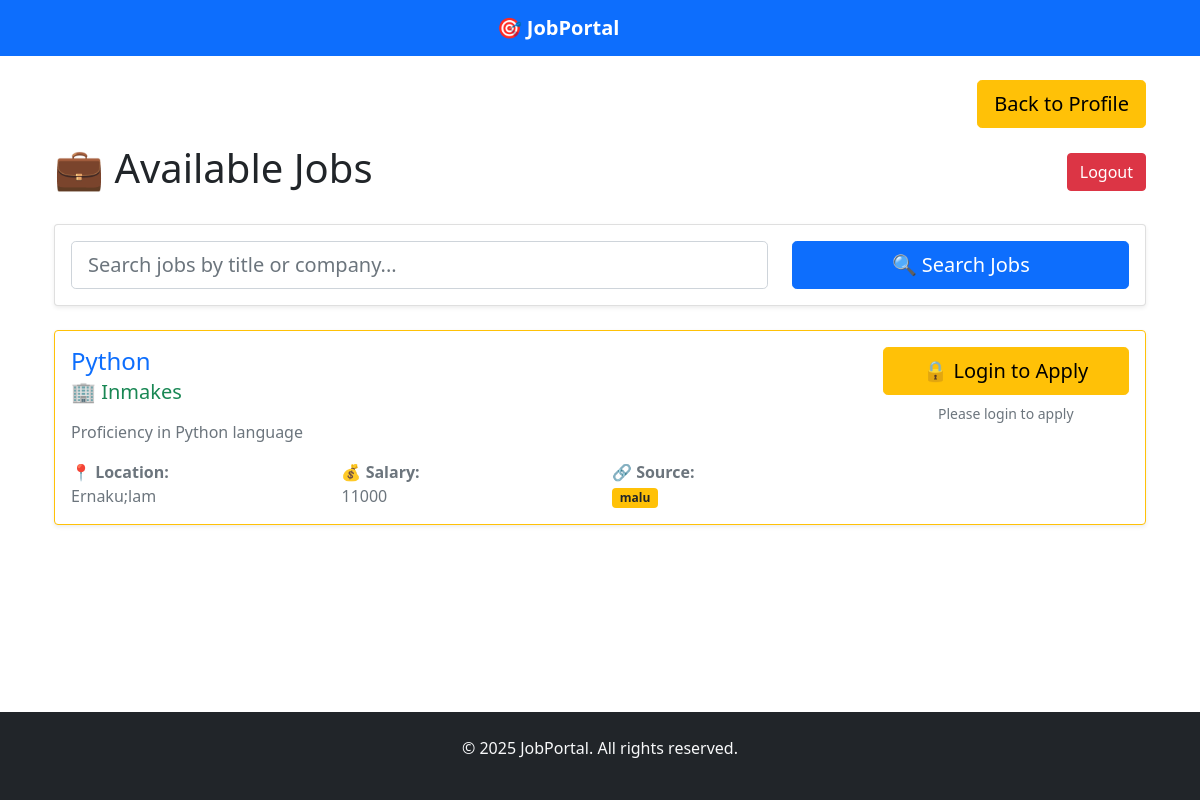
Screenshot of /jobs/ with the database file from the repository.
### Portal/models.py (models this page shows, shortened)
class Job(models.Model):
    employer = models.ForeignKey(
        User,
        on_delete=models.CASCADE,
        related_name="jobs",
        limit_choices_to={"role": "employer"},
    )
    title = models.CharField(max_length=120)
    description = models.TextField()
    salary = models.CharField(max_length=50, blank=True)
    location = models.CharField(max_length=120)
    category = models.CharField(max_length=120)
    company = models.CharField(max_length=120)
    created_at = models.DateTimeField(auto_now_add=True)
    class Meta:
        ordering = ["-created_at"]

class User(AbstractUser):
    ROLE_CHOICES = (
        ("seeker", "Job Seeker"),
        ("employer", "Employer"),
    )
    role = models.CharField(max_length=10, choices=ROLE_CHOICES)

### Portal/views.py (the view)
# urls.py: path("jobs/", views.job_list, name="job_list"),
def job_list(request):
    search = request.GET.get("search", "")
    jobs = Job.objects.all()
    if search:
        jobs = jobs.filter(
            Q(title__icontains=search)
            | Q(company__icontains=search)
            | Q(description__icontains=search)
        )
    applied_jobs = []
    if request.user.is_authenticated:
        applied_jobs = Application.objects.filter(
            seeker=request.user  # Changed from 'user' to 'seeker'
        ).values_list("job_id", flat=True)
    return render(
        request,
        "seeker/job_list.html",
        {"jobs": jobs, "search": search, "applied_jobs": applied_jobs},
    )

### templates/seeker/job_list.html (shortened to what this page needs)
{% extends 'base.html' %}
{% block content %}
<div class="container">
    <div class="row">
        <div class="col-md-12">
            <div class="col-md-12 mb-3 text-end">
                <a href = "{% url 'dashboard' %}" class="justify-content-end btn btn-warning btn-lg w-10">
                    Back to Profile
                </a>
            </div>
            <div class="d-flex justify-content-between align-items-center mb-4">
                <div>
                    <h1>💼 Available Jobs</h1>
                </div>
                <form method="post" action="{% url 'logout' %}" style="display: inline;">
                    <button type="submit" class="btn btn-danger text-white fs-6">Logout</button>
                </form>
            </div>
            <div class="card mb-4">
                <div class="card-body">
                    <form method="get" class="row">
                        <div class="col-md-8">
                            <input type="text" name="search" class="form-control form-control-lg"
                                   placeholder="Search jobs by title or company..."
                                   value="{{ search }}">
                        </div>
                        <div class="col-md-4">
                            <button type="submit" class="btn btn-primary btn-lg w-100">
                                🔍 Search Jobs
                            </button>
                        </div>
                    </form>
                </div>
            </div>
            {% if jobs %}
                {% for job in jobs %}
                <div class="card mb-3 border-warning">
                    <div class="card-body">
                        <div class="row">
                            <div class="col-md-9">
                                <h4 class="card-title text-primary">{{ job.title }}</h4>
                                <h5 class="card-subtitle mb-3 text-success">
                                    🏢 {{ job.company }}
                                </h5>
                                <p class="card-text text-muted mb-3">
                                    {{ job.description }}
                                </p>
                                <div class="row text-muted">
                                    <div class="col-md-4">
                                        <strong>📍 Location:</strong><br>
                                        {{ job.location }}
                                    </div>
                                    <div class="col-md-4">
                                        <strong>💰 Salary:</strong><br>
                                        {{ job.salary }}
                                    </div>
                                    <div class="col-md-4">
                                        <strong>🔗 Source:</strong><br>
                                        <span class="badge bg-warning text-dark">{{ job.employer }}</span>
                                    </div>
                                </div>
                            </div>
                            <div class="col-md-3 text-center">
                                <div class="d-grid gap-2">
                                    {% if user.is_authenticated %}
                                        {% if job.id in applied_jobs %}
                                            <button class="btn btn-success btn-lg" disabled>
                                                ✅ Applied
                                            </button>
                                            <small class="text-muted">
                                                Application submitted
                                            </small>
                                        {% else %}
                                            <form method="post" action="{% url 'apply_job' job.id %}">
                                                {% csrf_token %}
                                                <button type="submit" class="btn btn-warning btn-lg">
                                                    ➡️ Apply Now
                                                </button>
                                            </form>
                                            <small class="text-muted">
                                                Submit your application
                                            </small>
                                        {% endif %}
                                    {% else %}
                                        <a href="{% url 'login' %}?next={{ request.path }}"
                                           class="btn btn-warning btn-lg">
                                            🔒 Login to Apply
                                        </a>
                                        <small class="text-muted">
                                            Please login to apply
                                        </small>
                                    {% endif %}
                                </div>
                            </div>
                        </div>
                    </div>
                </div>
                {% endfor %}
            {% endif %}
        </div>
    </div>
</div>
{% endblock %}

### templates/base.html (style rules this page uses)
.card { box-shadow: 0 0.125rem 0.25rem rgba(0, 0, 0, 0.075); border: 1px solid rgba(0, 0, 0, 0.125); }
body { display: flex; flex-direction: column; min-height: 100vh; }

### rows the page displays
Job: title "Python", company "Inmakes", description "Proficiency in Python language", location "Ernaku;lam", salary "11000", employer "malu"
